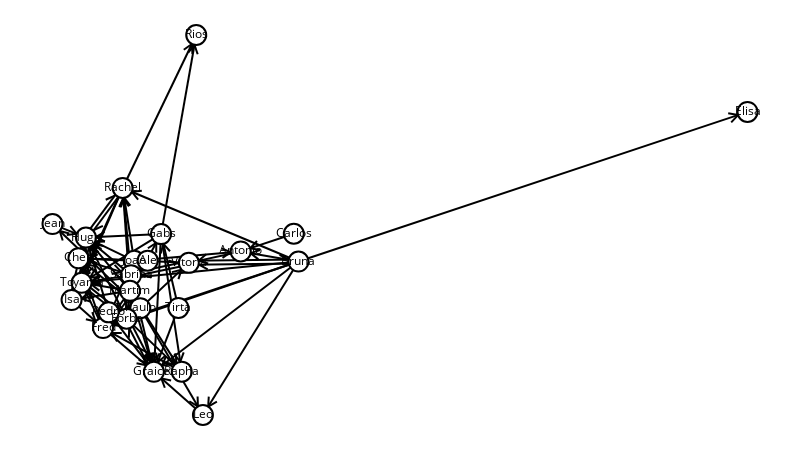

Source (notebook cell):
### Markdown cell above
### Gráfico one-mode - Recomendações para melhor DJ

### Code cell
sn.show_graph(g1, nlab=True)

### Figure 1 — Plotly figure (JSON) as saved in the notebook; plotly's stock layout.template omitted (floating-point values rounded to 4 significant figures; data arrays with more than 128 entries replaced by an {"elided": "..."} marker saying what was removed)
{"data": [{"hoverinfo": "none", "line": {"color": "rgb(0, 0, 0)", "width": 2}, "mode": "lines", "x": {"elided": "678 float values"}, "y": {"elided": "678 float values"}}, {"hoverinfo": "none", "marker": {"color": "rgb(255, 255, 255)", "line": {"color": "rgb(0, 0, 0)", "width": 2}, "size": 20}, "mode": "markers+text", "text": ["Rachel", "Jean", "Bruna", "Leo", "Joao", "Rapha", "Carlos", "Fred", "Toyama", "Vitoria", "Hugo", "Gabs", "Elisa", "Paulo", "Sabrina", "Forba", "Rios", "Ale", "Graicer", "Antonio", "Martim", "Pedro", "Isa", "Chen", "Tirta"], "textfont": {"color": "rgb(0, 0, 0)"}, "textposition": "middle center", "x": [0.101, 0, 0.3539, 0.2165, 0.1175, 0.186, 0.3472, 0.07272, 0.04185, 0.1962, 0.04814, 0.1562, 1, 0.1263, 0.1129, 0.1066, 0.2068, 0.137, 0.1459, 0.2708, 0.1115, 0.08084, 0.02744, 0.03734, 0.1812], "y": [0.5974, 0.5024, 0.4039, 0, 0.4056, 0.1141, 0.477, 0.2287, 0.3478, 0.4004, 0.4669, 0.4761, 0.7976, 0.2812, 0.3681, 0.2536, 1, 0.4062, 0.1137, 0.4305, 0.3268, 0.2701, 0.3026, 0.4125, 0.2817]}], "layout": {"height": 450, "margin": {"b": 0, "l": 0, "r": 0, "t": 0}, "showlegend": false, "width": 800, "xaxis": {"showgrid": false, "showticklabels": false, "zeroline": false}, "yaxis": {"showgrid": false, "showticklabels": false, "zeroline": false}}}
